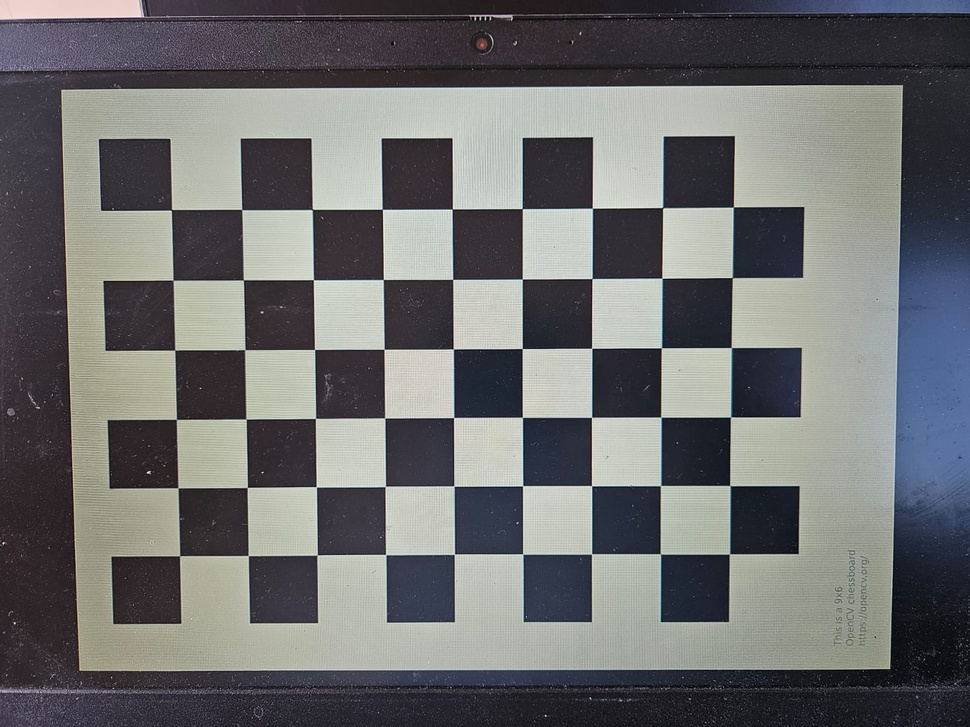
#> input picture data/checkboard/1.jpeg, 970 x 727 px, shrunk from 1600 x 1200 before the run; its folder holds 4 pictures in this run
$ jupyter execute exercise10.ipynb
#> lines starting #> are read from the running program, lines starting #| are printed output that depends on the picture
#### Task 10
Write a calibration program to calibrate your cellphone camera. For generating the calibration images you can display a checkerboard in you computer monitor. How do you evaluate the quality of your estimation?

[cell 1]
import cv2
import numpy as np
import glob
import os

class CameraCalibrator:
    def __init__(self, checkerboard_dims=(9, 6), square_size=1.0):
        self.checkerboard_dims = checkerboard_dims
        self.square_size = square_size

        # Prepare object points: (0,0,0), (1,0,0), ... (8,5,0)
        objp = np.zeros((checkerboard_dims[0] * checkerboard_dims[1], 3), np.float32)
        objp[:, :2] = np.mgrid[0:checkerboard_dims[0], 0:checkerboard_dims[1]].T.reshape(-1, 2)
        objp *= square_size
        self.objp = objp

        self.objpoints = []  # 3D points in world
        self.imgpoints = []  # 2D points in image

    def add_image(self, image_path):
#> called with image_path = 'data/checkboard/1.jpeg'
        img = cv2.imread(image_path)
#> img is the input picture: shape (727, 970, 3); mean B, G, R 110.5, 109.9, 109.2
        gray = cv2.cvtColor(img, cv2.COLOR_BGR2GRAY)
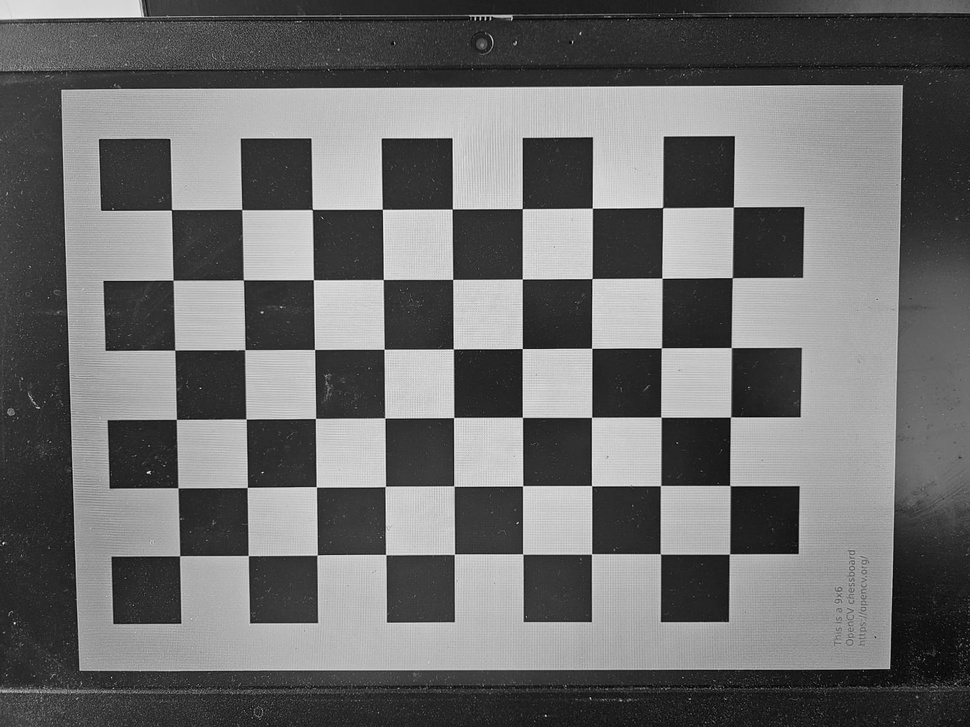
#> gray: shape (727, 970); min 0, max 251, mean 109.7

        # Find checkerboard corners
        ret, corners = cv2.findChessboardCorners(gray, self.checkerboard_dims, None)
#> ret = True; corners = 54 rows, first 8: [171.5, 209.8], [241.7, 209.6], [312.4, 209.5], [382.3, 209.3], [452.3, 208.9], [522.2, 208.7], [592.3, 208.2], [662.6, 207.6]

        if ret:
            print(f"Found corners in {image_path}")
            self.objpoints.append(self.objp)
            corners2 = cv2.cornerSubPix(gray, corners, (11, 11), (-1, -1),
                                        criteria=(cv2.TERM_CRITERIA_EPS + cv2.TERM_CRITERIA_MAX_ITER, 30, 0.001))
#> corners2 = 54 rows, first 8: [171.4, 209.7], [241.7, 209.5], [312.3, 209.5], [382.3, 209.3], [452.3, 208.9], [522.3, 208.6], [592.3, 208.2], [662.6, 207.6]
            self.imgpoints.append(corners2)
            return True
        else:
            print(f"Checkerboard not found in {image_path}")
            return False

    def calibrate(self, image_shape):
        """
        Calibrates the camera.
        Returns: ret, K, dist, rvecs, tvecs
        """
        ret, K, dist, rvecs, tvecs = cv2.calibrateCamera(
            self.objpoints, self.imgpoints, image_shape[::-1], None, None
        )
        return ret, K, dist, rvecs, tvecs

    def reprojection_error(self, K, dist, rvecs, tvecs):
        total_error = 0
        total_points = 0
        for i in range(len(self.objpoints)):
            imgpoints2, _ = cv2.projectPoints(self.objpoints[i], rvecs[i], tvecs[i], K, dist)
            error = cv2.norm(self.imgpoints[i], imgpoints2, cv2.NORM_L2)
            total_error += error**2
            total_points += len(imgpoints2)
        mean_error = np.sqrt(total_error / total_points)
        return mean_error

[cell 2]
image_folder = "data/checkboard/"
image_paths = glob.glob(os.path.join(image_folder, "*.jpeg"))

calibrator = CameraCalibrator(checkerboard_dims=(9, 6), square_size=1.0)

for img_path in image_paths:
    calibrator.add_image(img_path)
#> pass 2 of the loop `for img_path in image_paths:`:
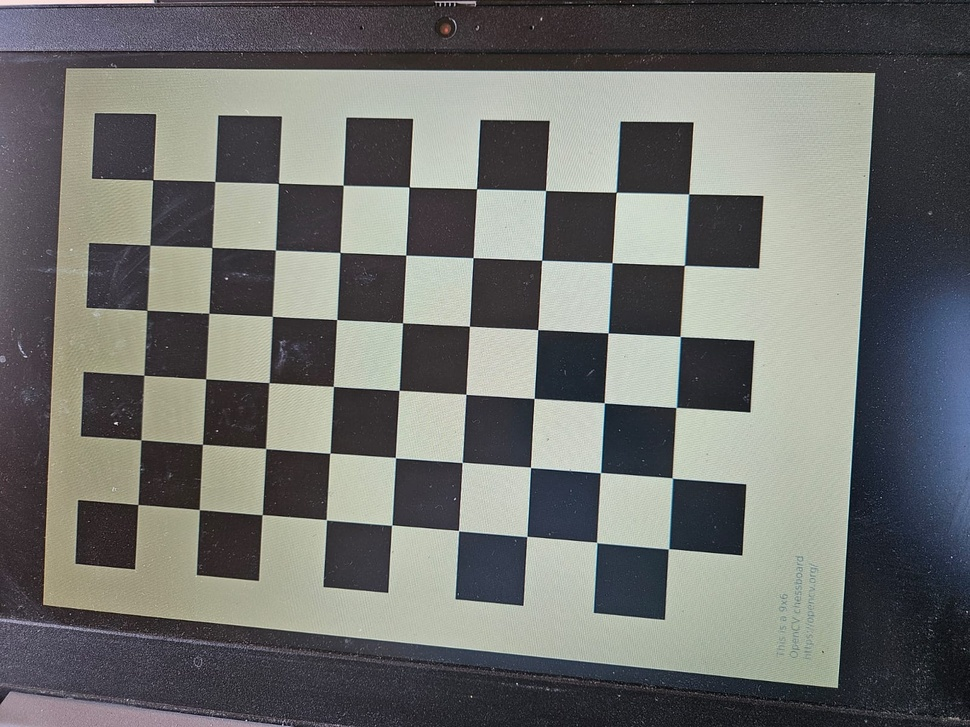
#> input picture data/checkboard/2.jpeg, 970 x 727 px, shrunk from 1600 x 1200 before the run
#> in add_image, img is the input picture: shape (727, 970, 3); mean B, G, R 110.3, 113, 111.7
#> in add_image (call 2), `gray = cv2.cvtColor(img, cv2.COLOR_BGR2GRAY)`:
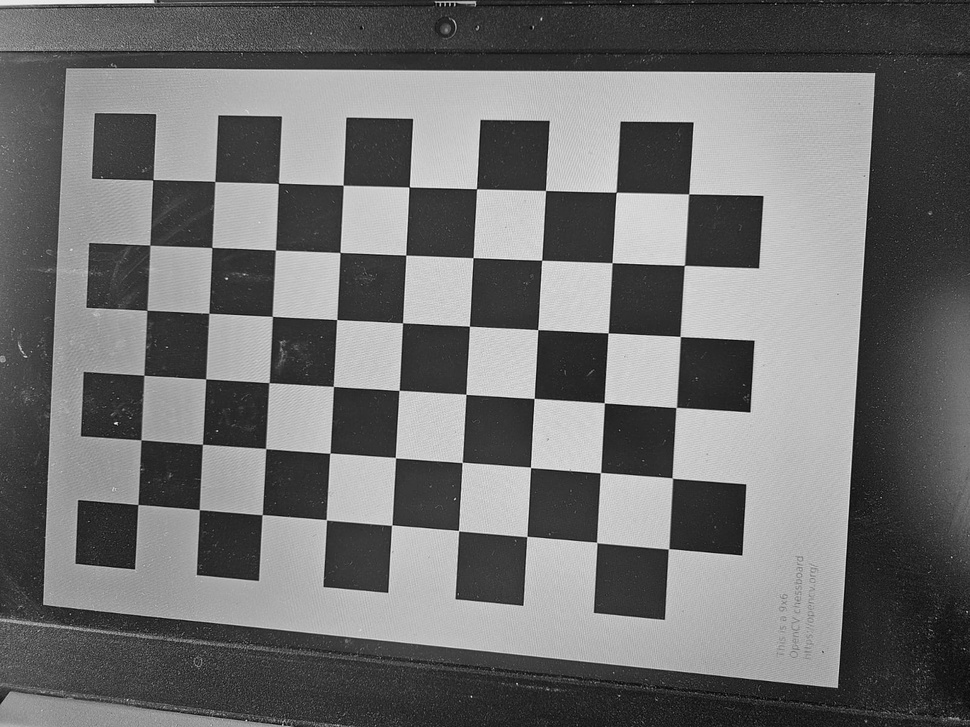
#> gray: shape (727, 970); min 0, max 253, mean 112.3
#> corners = 54 rows, first 8: [152.9, 179.8], [214.8, 181.5], [278.4, 183.4], [343.2, 185.2], [409.2, 186.9], [476.5, 188.7], [545.5, 190.5], [616.2, 192.3]
#> corners2 = 54 rows, first 8: [152.7, 179.6], [214.8, 181.5], [278.4, 183.3], [343.2, 185.2], [409.2, 186.9], [476.5, 188.7], [545.5, 190.5], [616.2, 192.3]
#> pass 3 of the loop `for img_path in image_paths:`:
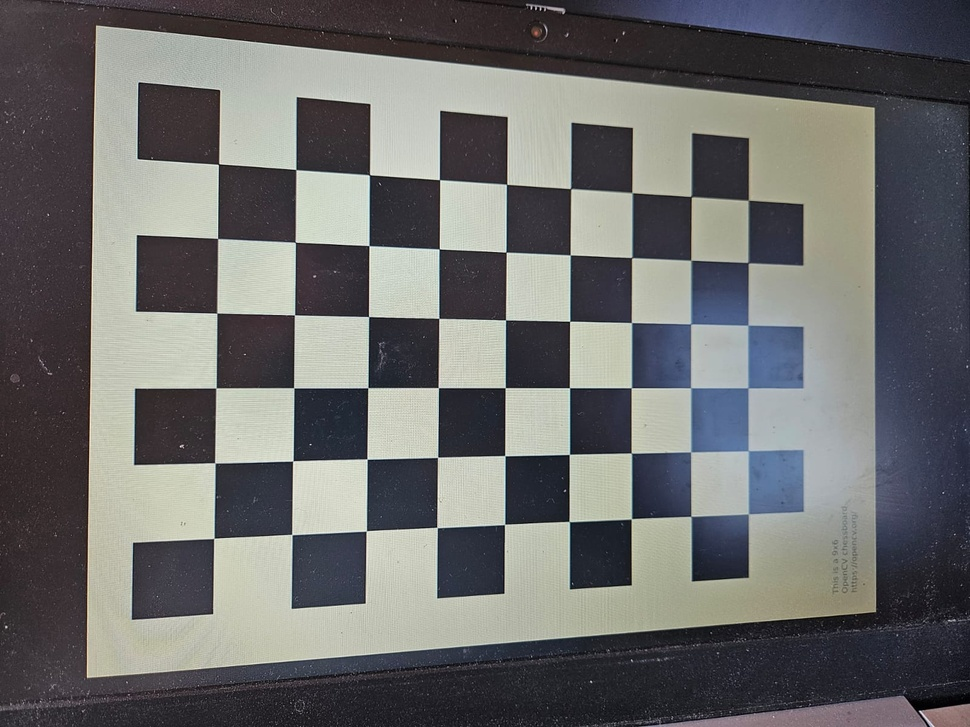
#> input picture data/checkboard/3.jpeg, 970 x 727 px, shrunk from 1600 x 1200 before the run
#> in add_image, img is the input picture: shape (727, 970, 3); mean B, G, R 108, 108.5, 108.2
#> in add_image (call 3), `gray = cv2.cvtColor(img, cv2.COLOR_BGR2GRAY)`:
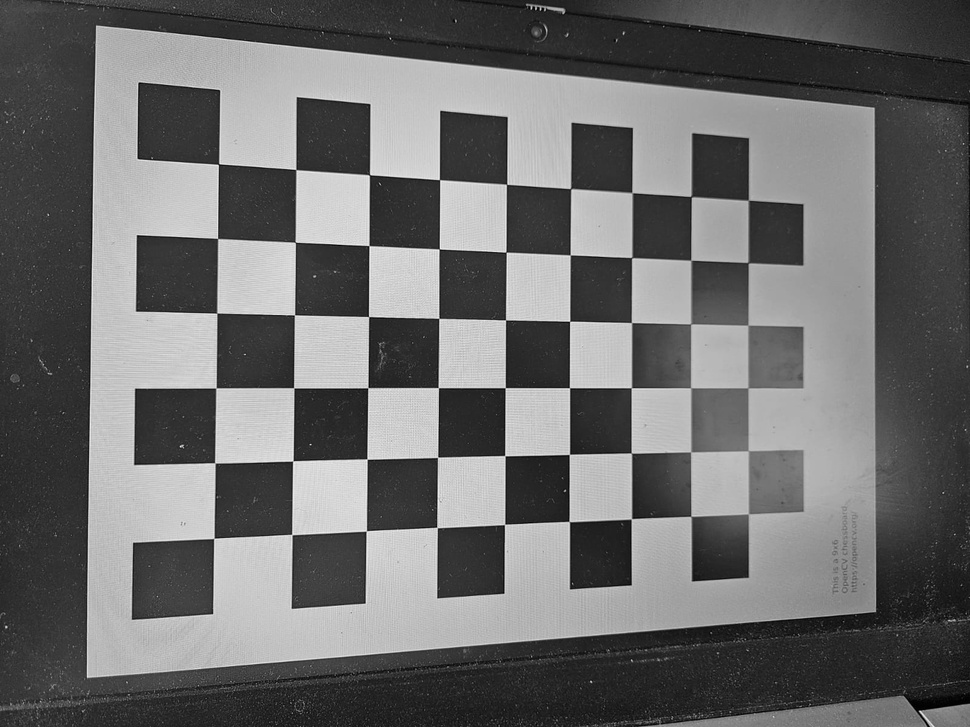
#> gray: shape (727, 970); min 0, max 251, mean 108.3
#> corners = 54 rows, first 8: [218.5, 164.1], [295.8, 169.6], [369.5, 174.9], [439.5, 179.6], [506.6, 184.4], [570.6, 188.7], [632, 192.7], [691.2, 196.6]
#> corners2 = 54 rows, first 8: [218.5, 164.1], [295.8, 169.6], [369.5, 174.8], [439.5, 179.7], [506.6, 184.3], [570.7, 188.6], [632, 192.6], [691.3, 196.5]
#> the loop made 4 passes; the first 3 are shown

# Use shape of last loaded image
img = cv2.imread(image_paths[0])
ret, K, dist, rvecs, tvecs = calibrator.calibrate(img.shape[:2])
#> in calibrate, `ret, K, dist, rvecs, tvecs = cv2.calibrateCamera( self.objpoints, self..`: ret = 0.112; K = [[680.9, 0, 477.4], [0, 680.9, 358.9], [0, 0, 1]]; dist = [[0.0562, -0.108, 0.000548, -0.00066, 0.0137]]; rvecs = ([0.0446, 0.0038, -0.00438], [0.012, 0.116, 0.0536], [-0.0146, -0.221, 0.00786], [0.0315, 0.0942, 0.0141]); tvecs = ([-4.36, -2.13, 9.78], [-4.97, -2.75, 10.51], [-3.47, -2.61, 9.2], [-4.53, -3.31, 10.44])
error = calibrator.reprojection_error(K, dist, rvecs, tvecs)
#> the loop in reprojection_error, `for i in range(len(self.objpoints)):` made 4 passes
